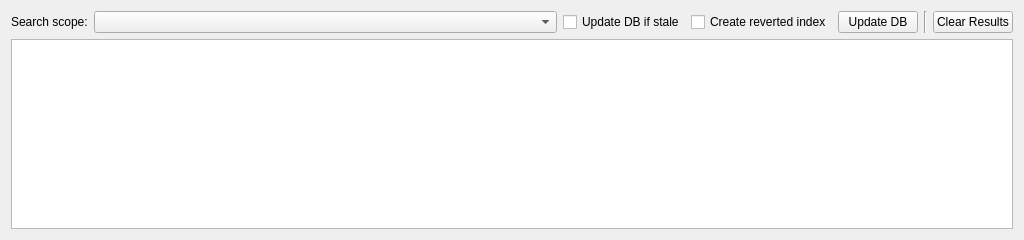
<?xml version="1.0" encoding="UTF-8"?>
<ui version="4.0">
 <class>Form</class>
 <widget class="QWidget" name="Form">
  <property name="geometry">
   <rect>
    <x>0</x>
    <y>0</y>
    <width>1024</width>
    <height>240</height>
   </rect>
  </property>
  <property name="sizePolicy">
   <sizepolicy hsizetype="Maximum" vsizetype="Maximum">
    <horstretch>0</horstretch>
    <verstretch>0</verstretch>
   </sizepolicy>
  </property>
  <property name="windowTitle">
   <string>Form</string>
  </property>
  <layout class="QVBoxLayout" name="verticalLayout">
   <item>
    <layout class="QHBoxLayout" name="horizontalLayout">
     <item>
      <widget class="QLabel" name="Search">
       <property name="sizePolicy">
        <sizepolicy hsizetype="Maximum" vsizetype="Preferred">
         <horstretch>0</horstretch>
         <verstretch>0</verstretch>
        </sizepolicy>
       </property>
       <property name="text">
        <string>Search scope:</string>
       </property>
      </widget>
     </item>
     <item>
      <widget class="QComboBox" name="Projects">
       <property name="title" stdset="0">
        <string>Projects</string>
       </property>
      </widget>
     </item>
     <item>
      <widget class="QCheckBox" name="UpdateDBIfStale">
       <property name="sizePolicy">
        <sizepolicy hsizetype="Maximum" vsizetype="Fixed">
         <horstretch>0</horstretch>
         <verstretch>0</verstretch>
        </sizepolicy>
       </property>
       <property name="text">
        <string>Update DB if stale</string>
       </property>
      </widget>
     </item>
     <item>
      <widget class="QCheckBox" name="CreateRevertedIndex">
       <property name="sizePolicy">
        <sizepolicy hsizetype="Maximum" vsizetype="Fixed">
         <horstretch>0</horstretch>
         <verstretch>0</verstretch>
        </sizepolicy>
       </property>
       <property name="text">
        <string>Create reverted index</string>
       </property>
      </widget>
     </item>
     <item>
      <widget class="QPushButton" name="UpdateDB">
       <property name="sizePolicy">
        <sizepolicy hsizetype="Maximum" vsizetype="Fixed">
         <horstretch>0</horstretch>
         <verstretch>0</verstretch>
        </sizepolicy>
       </property>
       <property name="text">
        <string>Update DB</string>
       </property>
      </widget>
     </item>
     <item>
      <widget class="Line" name="Delimiter">
       <property name="orientation">
        <enum>Qt::Vertical</enum>
       </property>
      </widget>
     </item>
     <item>
      <widget class="QPushButton" name="ClearResults">
       <property name="sizePolicy">
        <sizepolicy hsizetype="Maximum" vsizetype="Fixed">
         <horstretch>0</horstretch>
         <verstretch>0</verstretch>
        </sizepolicy>
       </property>
       <property name="text">
        <string>Clear Results</string>
       </property>
      </widget>
     </item>
    </layout>
   </item>
   <item>
    <widget class="QTreeView" name="Results"/>
   </item>
  </layout>
 </widget>
 <resources/>
 <connections>
  <connection>
   <sender>ClearResults</sender>
   <signal>clicked()</signal>
   <receiver>Results</receiver>
   <slot>reset()</slot>
   <hints>
    <hint type="sourcelabel">
     <x>965</x>
     <y>16</y>
    </hint>
    <hint type="destinationlabel">
     <x>511</x>
     <y>134</y>
    </hint>
   </hints>
  </connection>
 </connections>
</ui>
